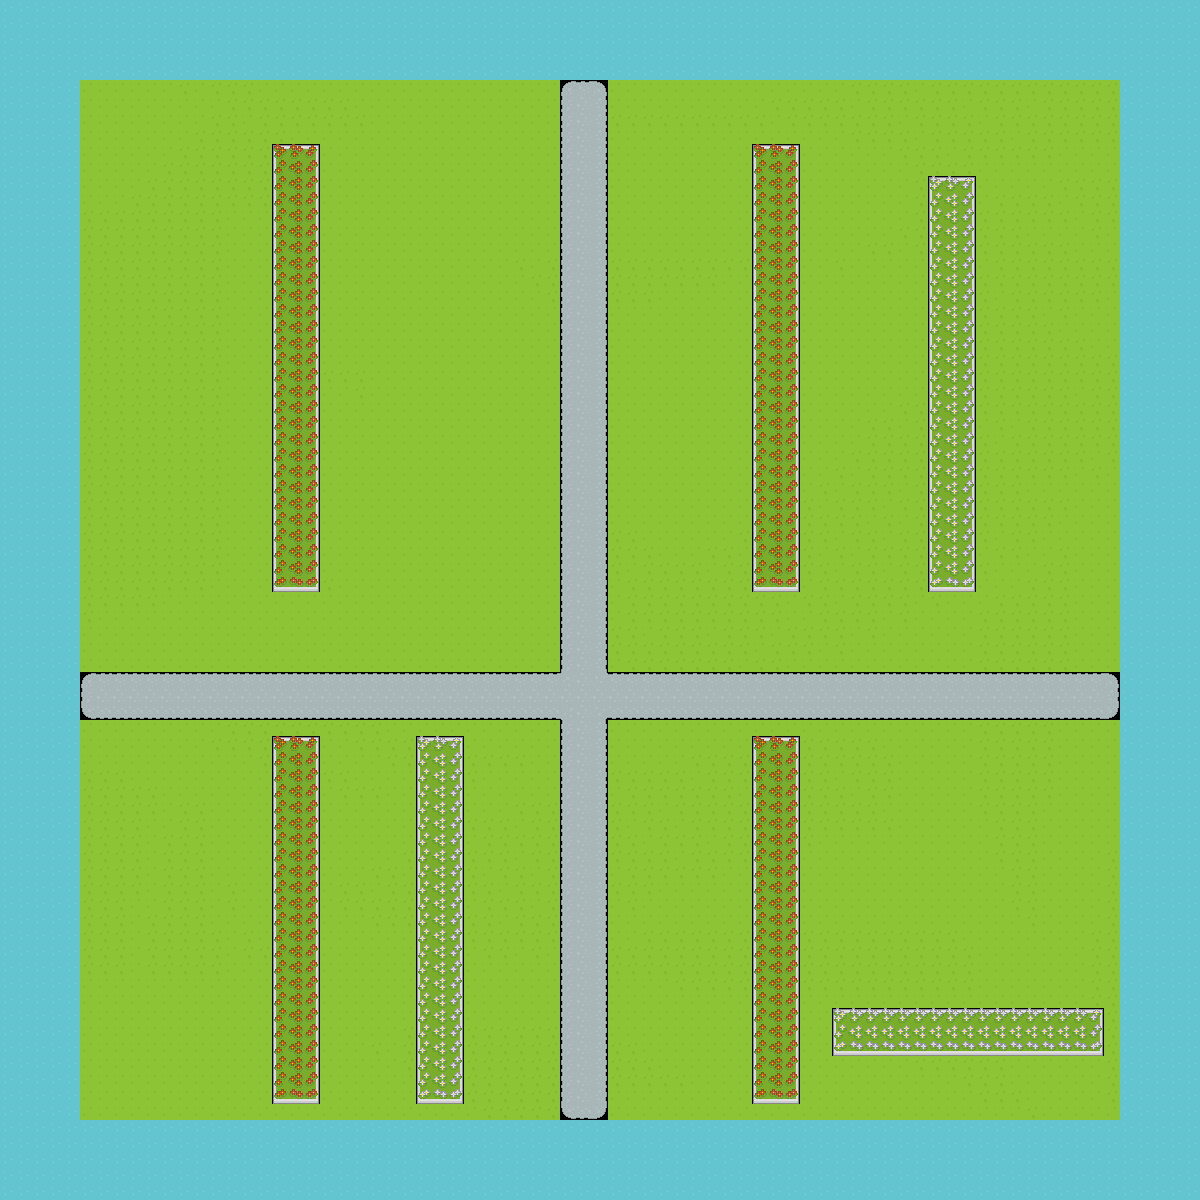

The image is a tile-based game level rendered from a .tmx file. Its description and source (layers, tilesets, objects; grid data summarised) follow:
An orthogonal 75x75 tile map with 16x16 px tiles, 1 tile layer (Livello tile 1).

<map version="1.0" tiledversion="1.1.5" orientation="orthogonal" renderorder="left-down" width="75" height="75" tilewidth="16" tileheight="16" infinite="0" nextobjectid="1">
 <tileset firstgid="1" source="base tileset.tsx" />
 <layer name="Livello tile 1" width="75" height="75">
  <data>[5625 cells, 5625 non-empty, 35 distinct tile ids]</data>
 </layer>
</map>
